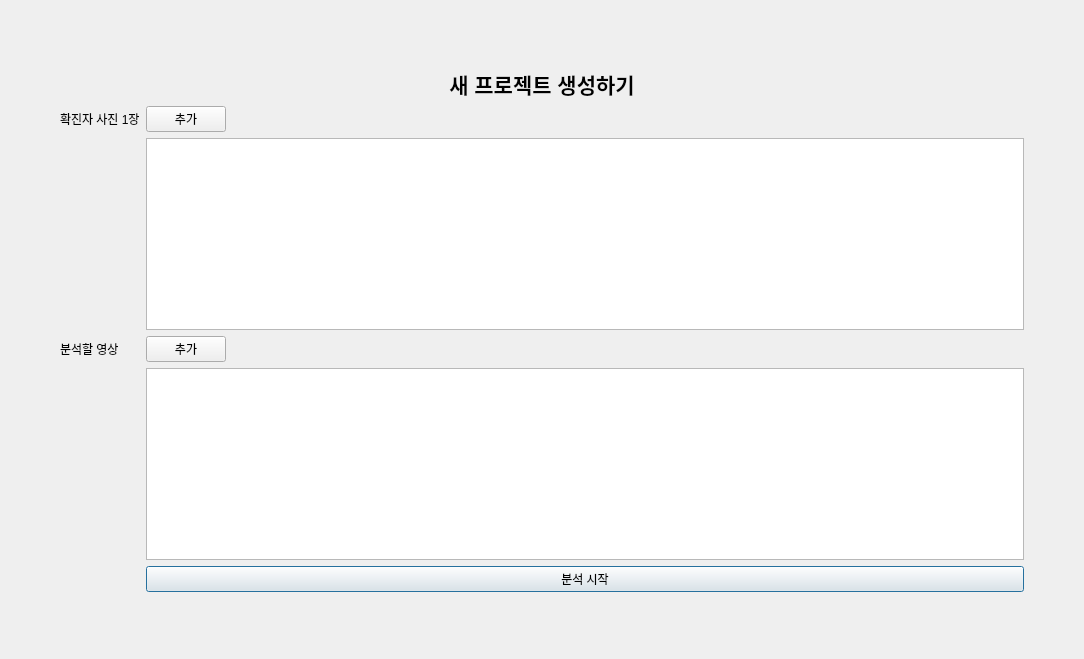
<?xml version="1.0" encoding="UTF-8"?>
<ui version="4.0">
 <class>Dialog</class>
 <widget class="QDialog" name="Dialog">
  <property name="geometry">
   <rect>
    <x>0</x>
    <y>0</y>
    <width>1084</width>
    <height>659</height>
   </rect>
  </property>
  <property name="windowTitle">
   <string>Dialog</string>
  </property>
  <layout class="QGridLayout" name="gridLayout">
   <property name="leftMargin">
    <number>60</number>
   </property>
   <property name="rightMargin">
    <number>60</number>
   </property>
   <item row="2" column="0" colspan="2">
    <widget class="QLabel" name="label_2">
     <property name="text">
      <string>&lt;html&gt;&lt;head/&gt;&lt;body&gt;&lt;p align=&quot;center&quot;&gt;&lt;span style=&quot; font-size:16pt; font-weight:600;&quot;&gt;새 프로젝트 생성하기&lt;/span&gt;&lt;/p&gt;&lt;/body&gt;&lt;/html&gt;</string>
     </property>
    </widget>
   </item>
   <item row="8" column="1">
    <widget class="QTextBrowser" name="videoTextBrowser"/>
   </item>
   <item row="9" column="1">
    <widget class="QPushButton" name="startAnalysisBtn">
     <property name="text">
      <string>분석 시작</string>
     </property>
    </widget>
   </item>
   <item row="5" column="1">
    <widget class="QTextBrowser" name="photoTextBrowser">
     <property name="enabled">
      <bool>true</bool>
     </property>
    </widget>
   </item>
   <item row="4" column="0">
    <widget class="QLabel" name="label">
     <property name="text">
      <string>확진자 사진 1장</string>
     </property>
    </widget>
   </item>
   <item row="4" column="1">
    <layout class="QHBoxLayout" name="horizontalLayout_8">
     <item>
      <widget class="QPushButton" name="addPhotoBtn">
       <property name="text">
        <string>추가</string>
       </property>
      </widget>
     </item>
     <item>
      <spacer name="horizontalSpacer_7">
       <property name="orientation">
        <enum>Qt::Horizontal</enum>
       </property>
       <property name="sizeHint" stdset="0">
        <size>
         <width>40</width>
         <height>20</height>
        </size>
       </property>
      </spacer>
     </item>
    </layout>
   </item>
   <item row="7" column="1">
    <layout class="QHBoxLayout" name="horizontalLayout_9">
     <item>
      <widget class="QPushButton" name="addVideoBtn">
       <property name="text">
        <string>추가</string>
       </property>
      </widget>
     </item>
     <item>
      <spacer name="horizontalSpacer_8">
       <property name="orientation">
        <enum>Qt::Horizontal</enum>
       </property>
       <property name="sizeHint" stdset="0">
        <size>
         <width>40</width>
         <height>20</height>
        </size>
       </property>
      </spacer>
     </item>
    </layout>
   </item>
   <item row="7" column="0">
    <widget class="QLabel" name="label_3">
     <property name="text">
      <string>분석할 영상</string>
     </property>
    </widget>
   </item>
   <item row="0" column="0" colspan="2">
    <spacer name="verticalSpacer_2">
     <property name="orientation">
      <enum>Qt::Vertical</enum>
     </property>
     <property name="sizeHint" stdset="0">
      <size>
       <width>20</width>
       <height>40</height>
      </size>
     </property>
    </spacer>
   </item>
   <item row="10" column="0" colspan="2">
    <spacer name="verticalSpacer">
     <property name="orientation">
      <enum>Qt::Vertical</enum>
     </property>
     <property name="sizeHint" stdset="0">
      <size>
       <width>20</width>
       <height>40</height>
      </size>
     </property>
    </spacer>
   </item>
  </layout>
 </widget>
 <resources/>
 <connections/>
</ui>
